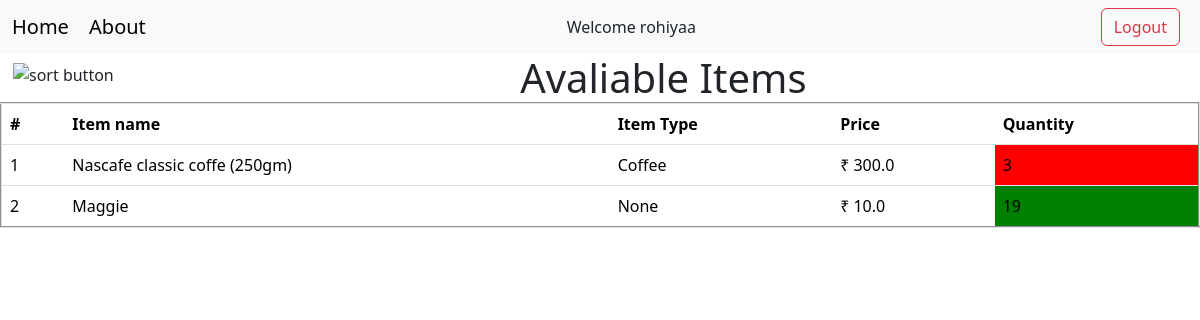
/avaliable/ (signed in), run on an earlier commit of the app's database.
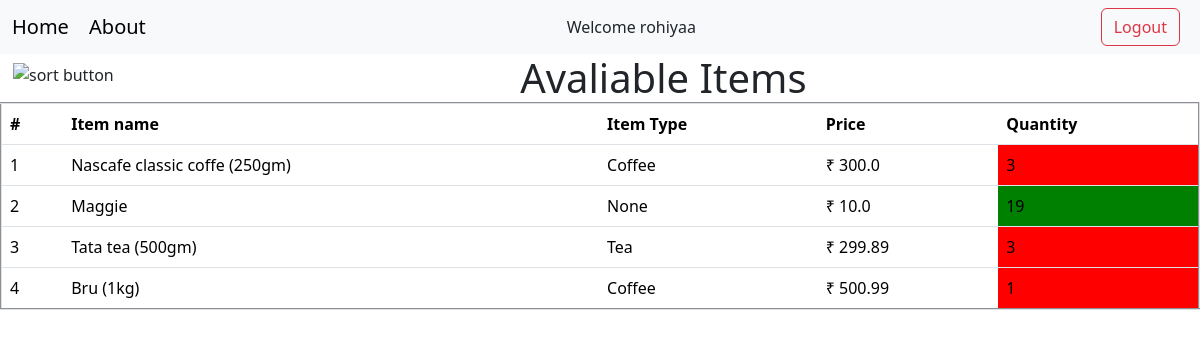
And on a later commit of the database.
### grocery/models.py (models this page shows, shortened)
class Product(models.Model):
    item_type = models.ForeignKey(Type,null=True, on_delete=models.SET_NULL)
    name = models.CharField(max_length=60, unique=True)
    price = models.FloatField(null=False, blank=False)
    quantity = models.IntegerField(default=1,null=False, blank=False)

class Type(models.Model):
    typename = models.TextField(max_length=100 ,unique=True, null=False, blank=False)
    def __str__(self) -> str:
        return self.typename.capitalize()

### grocery/views.py (the view)
# urls.py: path('avaliable/', view=views.avaliable_stock),
@login_required(login_url='/login/')
def avaliable_stock(request):
    if (request.method == 'POST'):
        data = Product.objects.all().filter(quantity__gt = 0).order_by('quantity')
    else:
        data = Product.objects.all().filter(quantity__gt = 0)
    return render(request, 'stock.html', {'data': data})

### grocery/templates/stock.html (shortened to what this page needs)
{% extends 'base.html' %}
{% block content %}
<div class="d-flex justify-content-center">
    <form method="post" class="form-inline">
        <button type="submit" title = "sort" class="btn"><img width="24" height="24" src="https://img.icons8.com/fluency/48/high-indicator-filter.png" alt="sort button"/></button>
    </form>
        <h1 class="display-6" style="margin: 0 auto;">
            Avaliable Items
        </h1>
</div>
    <table border="2px" class="table table-hover">
        <thead>
            <tr>
                <th>#</th>
                <th>Item name</th>
                <th>Item Type</th>
                <th>Price</th>
                <th>Quantity</th>
            </tr>
        </thead>
        <tbody>
            {% for row in data %}
                <tr onclick="redirect('{{ row.id }}')">
                    <td>{{ forloop.counter }}</td>
                    <td>{{ row.name }}</td>
                    <td>{{ row.item_type }}</td>
                    <td>₹ {{ row.price }}</td>
                    <td class="quantity">{{ row.quantity }}</td>
                </tr>
            {% endfor %}
        </tbody>
    </table>
{% endblock content %}

What changed in the data, as far as the page shows it:
added Product: name "Tata tea (500gm)", item_type "Tea", price "299.89", quantity "3"
added Product: name "Bru (1kg)", item_type "Coffee", price "500.99", quantity "1"
